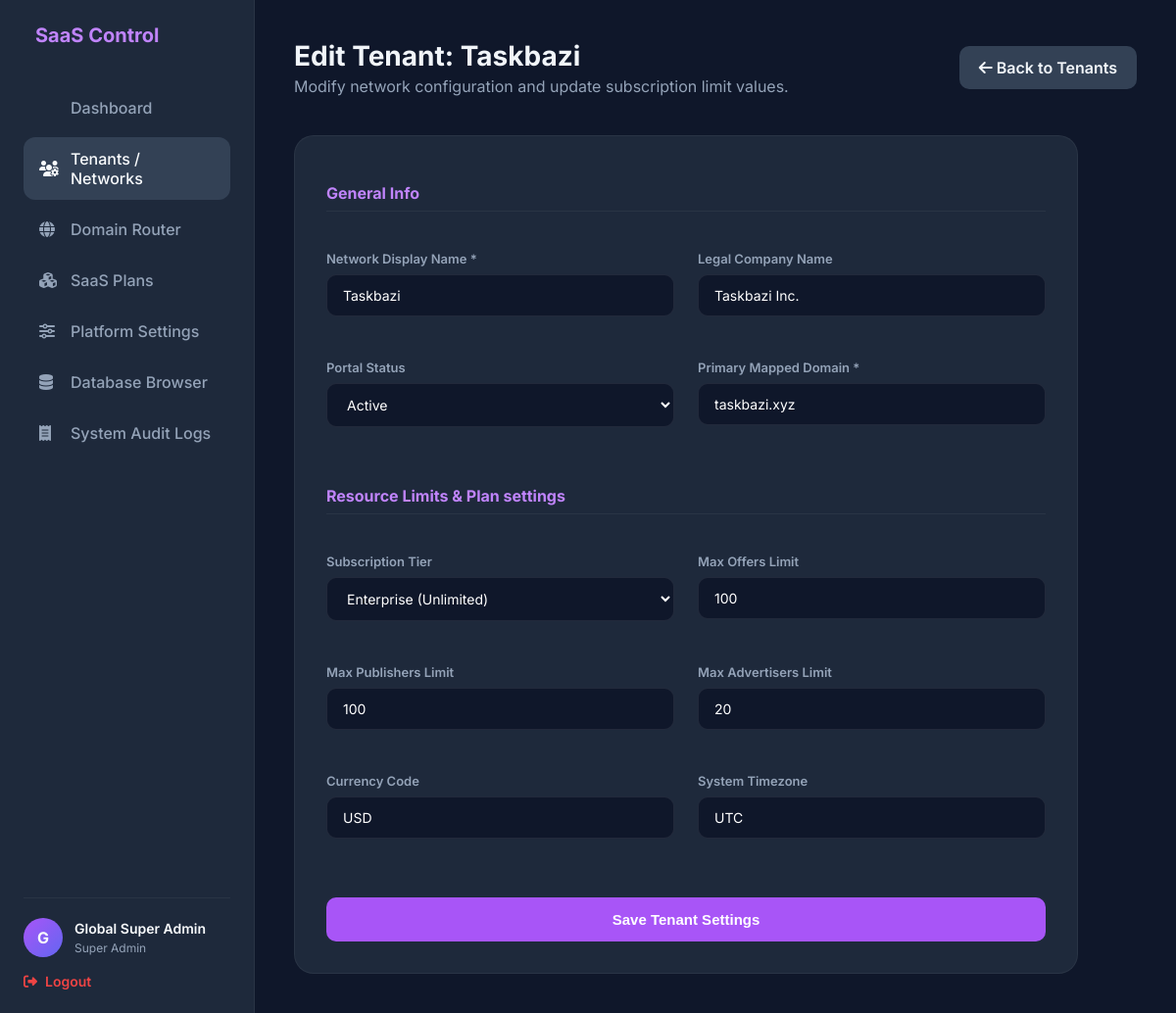
Screenshot of /superadmin/tenant_edit.php?id=1 (signed in) with the database file from the repository.
### tables this page shows
CREATE TABLE `tenants` (
  `id` int(11) NOT NULL AUTO_INCREMENT,
  `name` varchar(100) NOT NULL,
  `slug` varchar(50) NOT NULL,
  `company_name` varchar(150) DEFAULT NULL,
  `owner_name` varchar(100) DEFAULT NULL,
  `owner_email` varchar(150) DEFAULT NULL,
  `status` enum('active','suspended','pending','deleted') DEFAULT 'active',
  `plan_name` varchar(50) DEFAULT 'Starter',
  `max_affiliates` int(11) DEFAULT 100,
  `max_advertisers` int(11) DEFAULT 20,
  `max_offers` int(11) DEFAULT 100,
  `timezone` varchar(50) DEFAULT 'UTC',
  `currency` varchar(10) DEFAULT 'USD',
  `created_at` timestamp NOT NULL DEFAULT current_timestamp(),
  `updated_at` timestamp NOT NULL DEFAULT current_timestamp() ON UPDATE current_timestamp(),
  PRIMARY KEY (`id`),
  UNIQUE KEY `slug` (`slug`)
);

CREATE TABLE `tenant_domains` (
  `id` int(11) NOT NULL AUTO_INCREMENT,
  `tenant_id` int(11) NOT NULL,
  `domain` varchar(150) NOT NULL,
  `type` enum('subdomain','custom','root') NOT NULL,
  `is_primary` tinyint(1) DEFAULT 0,
  `verification_status` enum('pending','verified','failed') DEFAULT 'verified',
  `ssl_status` enum('active','expired','none') DEFAULT 'none',
  `created_at` timestamp NOT NULL DEFAULT current_timestamp(),
  PRIMARY KEY (`id`),
  UNIQUE KEY `domain` (`domain`),
  KEY `tenant_id` (`tenant_id`),
  CONSTRAINT `tenant_domains_ibfk_1` FOREIGN KEY (`tenant_id`) REFERENCES `tenants` (`id`) ON DELETE CASCADE
);

### app/core/tenant.php (called while the page is built, shortened)
    <?php
class GuardPDO extends PDO {
    #[\ReturnTypeWillChange]
    public function prepare($query, $options = []) {
        return parent::prepare($query, $options);
    }
}

### superadmin/tenant_edit.php (the view, shortened to what this page needs)
<?php
require_once __DIR__ . '/../app/config/database.php';
$adminName = $_SESSION['super_auth']['name'] ?? 'Super Admin';
$tenantId = isset($_GET['id']) ? (int)$_GET['id'] : 0;
$stmt = $pdo->prepare("SELECT * FROM tenants WHERE id = ?");
$stmt->execute([$tenantId]);
$tenant = $stmt->fetch(PDO::FETCH_ASSOC);
$dStmt = $pdo->prepare("SELECT domain FROM tenant_domains WHERE tenant_id = ? AND is_primary = 1 LIMIT 1");
$dStmt->execute([$tenantId]);
$primaryDomain = $dStmt->fetchColumn() ?: '';
?>
<!DOCTYPE html>
<html lang="en">
<head>
    <link rel="stylesheet" href="https://cdnjs.cloudflare.com/ajax/libs/font-awesome/6.4.0/css/all.min.css">
</head>
<body>
    <div class="sidebar">
        <div class="brand">
            <span>SaaS Control</span>
        </div>
        <ul class="nav-menu">
            <li class="nav-item">
                <a href="dashboard.php">
                    <i class="fas fa-grid-2"></i> Dashboard
                </a>
            </li>
            <li class="nav-item active">
                <a href="tenants.php">
                    <i class="fas fa-users-gear"></i> Tenants / Networks
                </a>
            </li>
            <li class="nav-item">
                <a href="domains.php">
                    <i class="fas fa-globe"></i> Domain Router
                </a>
            </li>
            <li class="nav-item">
                <a href="plans.php">
                    <i class="fas fa-cubes"></i> SaaS Plans
                </a>
            </li>
            <li class="nav-item">
                <a href="platform_settings.php">
                    <i class="fas fa-sliders"></i> Platform Settings
                </a>
            </li>
            <li class="nav-item">
                <a href="data_browser.php">
                    <i class="fas fa-database"></i> Database Browser
                </a>
            </li>
            <li class="nav-item">
                <a href="audit_logs.php">
                    <i class="fas fa-receipt"></i> System Audit Logs
                </a>
            </li>
        </ul>
        <div class="sidebar-footer">
            <div class="user-profile">
                <div class="avatar">
                    <?=strtoupper(substr($adminName, 0, 1))?>
                </div>
                <div>
                    <h4 style="font-size: 14px; font-weight: 600;"><?=$adminName?></h4>
                    <span style="font-size: 12px; color: #94a3b8;">Super Admin</span>
                </div>
            </div>
            <a href="../logout.php" class="logout-btn">
                <i class="fas fa-right-from-bracket"></i> Logout
            </a>
        </div>
    </div>
    <div class="content">
        <div class="header">
            <div>
                <h1>Edit Tenant: <?=htmlspecialchars($tenant['name'])?></h1>
                <p>Modify network configuration and update subscription limit values.</p>
            </div>
            <a href="tenants.php" class="btn-back">
                <i class="fas fa-arrow-left"></i> Back to Tenants
            </a>
        </div>
        <div class="section-card">
            <form method="POST">
                <div class="form-grid">
                    <div class="form-section-title">General Info</div>
                    <div class="form-group">
                        <label for="name">Network Display Name *</label>
                        <input type="text" id="name" name="name" value="<?=htmlspecialchars($tenant['name'])?>" required>
                    </div>
                    <div class="form-group">
                        <label for="company_name">Legal Company Name</label>
                        <input type="text" id="company_name" name="company_name" value="<?=htmlspecialchars($tenant['company_name'] ?? '')?>">
                    </div>
                    <div class="form-group">
                        <label for="status">Portal Status</label>
                        <select id="status" name="status">
                            <option value="active" <?=$tenant['status']==='active'?'selected':''?>>Active</option>
                        </select>
                    </div>
                    <div class="form-group">
                        <label for="domain">Primary Mapped Domain *</label>
                        <input type="text" id="domain" name="domain" value="<?=htmlspecialchars($primaryDomain)?>" required>
                    </div>
                    <div class="form-section-title">Resource Limits & Plan settings</div>
                    <div class="form-group">
                        <label for="plan_name">Subscription Tier</label>
                        <select id="plan_name" name="plan_name">
                            <option value="Enterprise" <?=$tenant['plan_name']==='Enterprise'?'selected':''?>>Enterprise (Unlimited)</option>
                        </select>
                    </div>
                    <div class="form-group">
                        <label for="max_offers">Max Offers Limit</label>
                        <input type="number" id="max_offers" name="max_offers" value="<?=htmlspecialchars($tenant['max_offers'])?>" required>
                    </div>
                    <div class="form-group">
                        <label for="max_affiliates">Max Publishers Limit</label>
                        <input type="number" id="max_affiliates" name="max_affiliates" value="<?=htmlspecialchars($tenant['max_affiliates'])?>" required>
                    </div>
                    <div class="form-group">
                        <label for="max_advertisers">Max Advertisers Limit</label>
                        <input type="number" id="max_advertisers" name="max_advertisers" value="<?=htmlspecialchars($tenant['max_advertisers'])?>" required>
                    </div>
                    <div class="form-group">
                        <label for="currency">Currency Code</label>
                        <input type="text" id="currency" name="currency" value="<?=htmlspecialchars($tenant['currency'])?>" required>
                    </div>
                    <div class="form-group">
                        <label for="timezone">System Timezone</label>
                        <input type="text" id="timezone" name="timezone" value="<?=htmlspecialchars($tenant['timezone'])?>" required>
                    </div>
                    <button type="submit" class="btn-submit">Save Tenant Settings</button>
                </div>
            </form>
        </div>
    </div>
</body>
</html>

### superadmin/tenant_edit.php (style rules this page uses)
* { margin: 0; padding: 0; box-sizing: border-box; }
body { font-family: 'Inter', sans-serif; background-color: #0f172a; color: #f1f5f9; min-height: 100vh; display: flex; }
.sidebar { width: 260px; background-color: #1e293b; border-right: 1px solid rgba(255, 255, 255, 0.05); display: flex; flex-direction: column; padding: 24px; }
.brand { display: flex; align-items: center; gap: 12px; margin-bottom: 40px; font-weight: 700; font-size: 20px; color: #c084fc; }
.nav-menu { list-style: none; display: flex; flex-direction: column; gap: 8px; }
.nav-item a { display: flex; align-items: center; gap: 12px; padding: 12px 16px; color: #94a3b8; text-decoration: none; border-radius: 12px; font-weight: 500; transition: all 0.2s; }
.nav-item.active a, .nav-item a:hover { background-color: #334155; color: #f8fafc; }
.nav-item a i { width: 20px; }
.sidebar-footer { margin-top: auto; padding-top: 20px; border-top: 1px solid rgba(255, 255, 255, 0.05); }
.user-profile { display: flex; align-items: center; gap: 12px; color: #f8fafc; margin-bottom: 16px; }
.avatar { width: 40px; height: 40px; border-radius: 50%; background: linear-gradient(135deg, #a855f7, #6366f1); display: flex; align-items: center; justify-content: center; font-weight: 700; }
.logout-btn { display: flex; align-items: center; gap: 8px; color: #ef4444; text-decoration: none; font-weight: 600; font-size: 14px; }
.content { flex: 1; padding: 40px; overflow-y: auto; }
.header { display: flex; justify-content: space-between; align-items: center; margin-bottom: 40px; }
.header h1 { font-size: 28px; font-weight: 700; }
.header p { color: #94a3b8; margin-top: 4px; }
.btn-back { background-color: #334155; color: #f1f5f9; text-decoration: none; padding: 12px 20px; border-radius: 10px; font-weight: 600; transition: background 0.2s; }
.section-card { background-color: #1e293b; border: 1px solid rgba(255, 255, 255, 0.05); border-radius: 20px; padding: 32px; max-width: 800px; }
.form-grid { display: grid; grid-template-columns: 1fr 1fr; gap: 24px; }
.form-group { display: flex; flex-direction: column; gap: 8px; margin-bottom: 20px; }
label { font-size: 13px; font-weight: 600; color: #94a3b8; }
input, select { background-color: #0f172a; border: 1px solid rgba(255, 255, 255, 0.08); border-radius: 10px; padding: 12px 16px; color: white; font-family: inherit; font-size: 14px; transition: all 0.2s; }
.form-section-title { grid-column: span 2; font-size: 16px; font-weight: 700; color: #c084fc; padding-bottom: 8px; border-bottom: 1px solid rgba(255, 255, 255, 0.05); margin-top: 16px; margin-bottom: 16px; }
.btn-submit { grid-column: span 2; background-color: #a855f7; color: white; border: none; padding: 14px; border-radius: 10px; font-weight: 700; cursor: pointer; transition: background 0.2s; font-size: 15px; margin-top: 16px; }

### rows the page displays
tenants: name "Taskbazi", company_name "Taskbazi Inc.", status "Active", plan_name "Enterprise (Unlimited)", max_offers "100", max_affiliates "100", max_advertisers "20", currency "USD", timezone "UTC"
tenant_domains: domain "taskbazi.xyz"

### other values shown
substr($adminName, 0, 1) "G"
$adminName "Global Super Admin"
